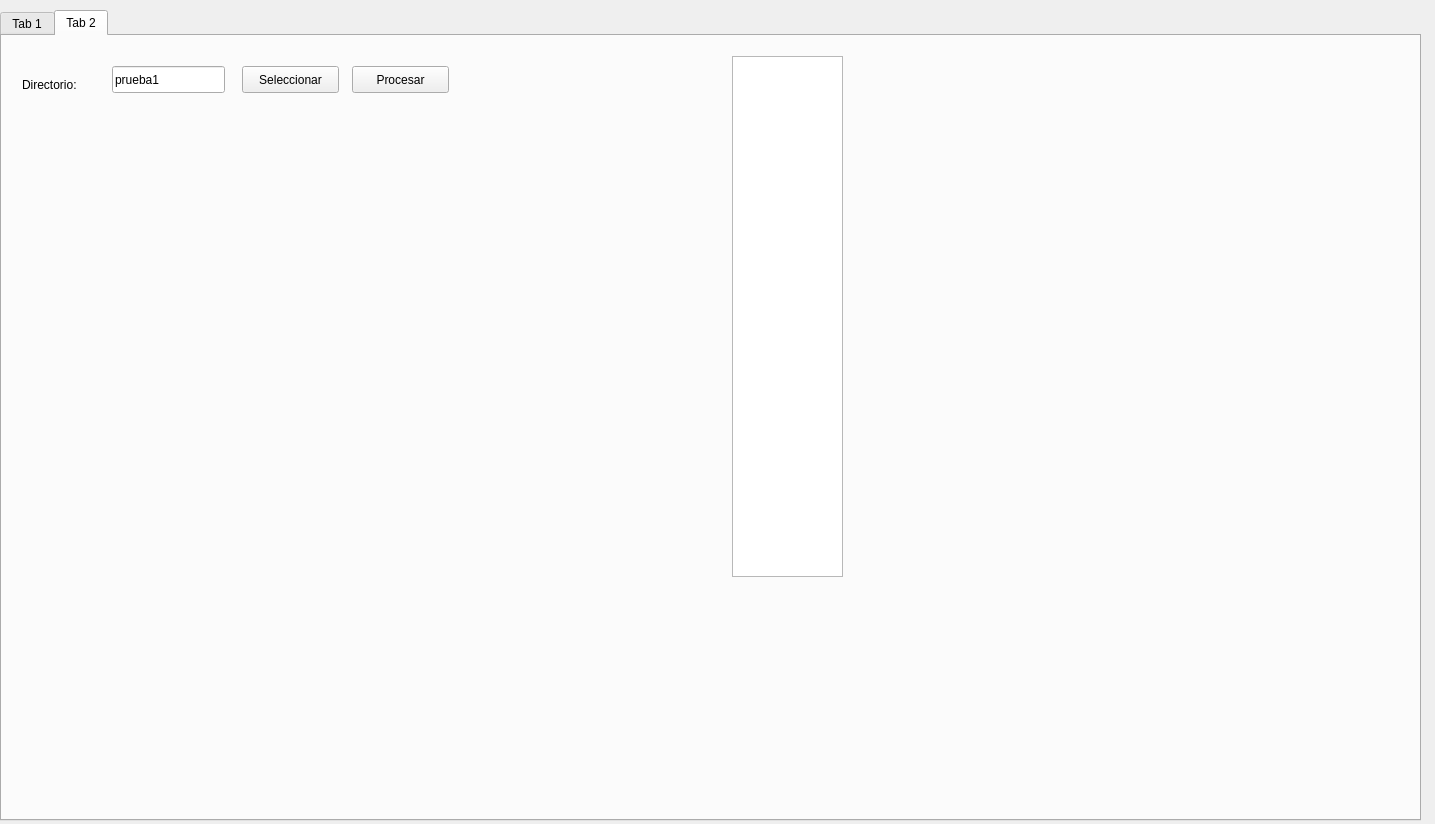
<?xml version="1.0" encoding="UTF-8"?>
<ui version="4.0">
 <class>Guetta</class>
 <widget class="QDialog" name="Guetta">
  <property name="geometry">
   <rect>
    <x>0</x>
    <y>0</y>
    <width>1435</width>
    <height>824</height>
   </rect>
  </property>
  <property name="windowTitle">
   <string>Guetta</string>
  </property>
  <widget class="QTabWidget" name="tabWidget">
   <property name="geometry">
    <rect>
     <x>0</x>
     <y>10</y>
     <width>1421</width>
     <height>811</height>
    </rect>
   </property>
   <property name="currentIndex">
    <number>1</number>
   </property>
   <widget class="QWidget" name="tab">
    <attribute name="title">
     <string>Tab 1</string>
    </attribute>
    <widget class="QTabWidget" name="tabWidget_2">
     <property name="geometry">
      <rect>
       <x>1150</x>
       <y>130</y>
       <width>261</width>
       <height>301</height>
      </rect>
     </property>
     <property name="currentIndex">
      <number>0</number>
     </property>
     <widget class="QWidget" name="tab_3">
      <attribute name="title">
       <string>Tab 1</string>
      </attribute>
      <widget class="QLabel" name="label_7">
       <property name="geometry">
        <rect>
         <x>40</x>
         <y>20</y>
         <width>211</width>
         <height>17</height>
        </rect>
       </property>
       <property name="text">
        <string>Máximo nº keypoints</string>
       </property>
      </widget>
      <widget class="QLineEdit" name="lineEdit_maxKeyPoints">
       <property name="geometry">
        <rect>
         <x>90</x>
         <y>50</y>
         <width>81</width>
         <height>27</height>
        </rect>
       </property>
      </widget>
      <widget class="QLineEdit" name="lineEdit__maxKeyPointsAlineamiento">
       <property name="geometry">
        <rect>
         <x>90</x>
         <y>120</y>
         <width>81</width>
         <height>27</height>
        </rect>
       </property>
      </widget>
      <widget class="QLabel" name="label_8">
       <property name="geometry">
        <rect>
         <x>10</x>
         <y>90</y>
         <width>281</width>
         <height>20</height>
        </rect>
       </property>
       <property name="text">
        <string>Máximo nº keypoints alienamiento</string>
       </property>
      </widget>
      <widget class="QLineEdit" name="lineEdit_maxDistancia">
       <property name="geometry">
        <rect>
         <x>90</x>
         <y>200</y>
         <width>81</width>
         <height>27</height>
        </rect>
       </property>
      </widget>
      <widget class="QLabel" name="label_9">
       <property name="geometry">
        <rect>
         <x>20</x>
         <y>170</y>
         <width>211</width>
         <height>17</height>
        </rect>
       </property>
       <property name="text">
        <string>Máx distancia emparejamiento</string>
       </property>
      </widget>
      <widget class="QPushButton" name="pushButton_cambiar">
       <property name="geometry">
        <rect>
         <x>80</x>
         <y>240</y>
         <width>97</width>
         <height>27</height>
        </rect>
       </property>
       <property name="text">
        <string>Cambiar</string>
       </property>
      </widget>
     </widget>
     <widget class="QWidget" name="tab_4">
      <attribute name="title">
       <string>Tab 2</string>
      </attribute>
     </widget>
    </widget>
    <widget class="QLabel" name="label">
     <property name="geometry">
      <rect>
       <x>1150</x>
       <y>20</y>
       <width>67</width>
       <height>17</height>
      </rect>
     </property>
     <property name="text">
      <string>Cloud1: </string>
     </property>
    </widget>
    <widget class="QRadioButton" name="radioButton_narf">
     <property name="geometry">
      <rect>
       <x>1150</x>
       <y>90</y>
       <width>116</width>
       <height>22</height>
      </rect>
     </property>
     <property name="text">
      <string>NARF</string>
     </property>
     <property name="checked">
      <bool>false</bool>
     </property>
    </widget>
    <widget class="QWidget" name="gridLayoutWidget">
     <property name="geometry">
      <rect>
       <x>0</x>
       <y>0</y>
       <width>1141</width>
       <height>791</height>
      </rect>
     </property>
     <layout class="QGridLayout" name="gridLayout">
      <property name="sizeConstraint">
       <enum>QLayout::SetMaximumSize</enum>
      </property>
     </layout>
    </widget>
    <widget class="QCheckBox" name="checkBox_acumular">
     <property name="geometry">
      <rect>
       <x>1190</x>
       <y>760</y>
       <width>97</width>
       <height>22</height>
      </rect>
     </property>
     <property name="text">
      <string>Acumular</string>
     </property>
    </widget>
    <widget class="QGroupBox" name="groupBox">
     <property name="geometry">
      <rect>
       <x>1150</x>
       <y>450</y>
       <width>231</width>
       <height>281</height>
      </rect>
     </property>
     <property name="title">
      <string>Selección</string>
     </property>
     <widget class="QLabel" name="label_6">
      <property name="geometry">
       <rect>
        <x>10</x>
        <y>220</y>
        <width>141</width>
        <height>17</height>
       </rect>
      </property>
      <property name="text">
       <string>Distancia descriptor:</string>
      </property>
     </widget>
     <widget class="QLabel" name="label_5">
      <property name="geometry">
       <rect>
        <x>10</x>
        <y>160</y>
        <width>101</width>
        <height>17</height>
       </rect>
      </property>
      <property name="text">
       <string>Distancia xyz:</string>
      </property>
     </widget>
     <widget class="QLineEdit" name="lineEdit_distanceDescriptor">
      <property name="geometry">
       <rect>
        <x>10</x>
        <y>240</y>
        <width>201</width>
        <height>27</height>
       </rect>
      </property>
     </widget>
     <widget class="QLineEdit" name="lineEdit_keyPoint1">
      <property name="geometry">
       <rect>
        <x>10</x>
        <y>60</y>
        <width>201</width>
        <height>27</height>
       </rect>
      </property>
     </widget>
     <widget class="QLabel" name="label_4">
      <property name="geometry">
       <rect>
        <x>10</x>
        <y>100</y>
        <width>67</width>
        <height>17</height>
       </rect>
      </property>
      <property name="text">
       <string>KeyPoint2</string>
      </property>
     </widget>
     <widget class="QLabel" name="label_3">
      <property name="geometry">
       <rect>
        <x>10</x>
        <y>40</y>
        <width>67</width>
        <height>17</height>
       </rect>
      </property>
      <property name="text">
       <string>KeyPoint1</string>
      </property>
     </widget>
     <widget class="QLineEdit" name="lineEdit_distanceXYZ">
      <property name="geometry">
       <rect>
        <x>10</x>
        <y>180</y>
        <width>201</width>
        <height>27</height>
       </rect>
      </property>
     </widget>
     <widget class="QLineEdit" name="lineEdit_keyPoint2">
      <property name="geometry">
       <rect>
        <x>10</x>
        <y>120</y>
        <width>201</width>
        <height>27</height>
       </rect>
      </property>
     </widget>
    </widget>
    <widget class="QRadioButton" name="radioButton_surf">
     <property name="geometry">
      <rect>
       <x>1280</x>
       <y>90</y>
       <width>71</width>
       <height>22</height>
      </rect>
     </property>
     <property name="text">
      <string>SURF</string>
     </property>
    </widget>
    <widget class="QRadioButton" name="radioButton_sift">
     <property name="geometry">
      <rect>
       <x>1220</x>
       <y>90</y>
       <width>61</width>
       <height>22</height>
      </rect>
     </property>
     <property name="text">
      <string>SIFT</string>
     </property>
     <property name="checked">
      <bool>true</bool>
     </property>
    </widget>
    <widget class="QComboBox" name="comboBox2">
     <property name="geometry">
      <rect>
       <x>1220</x>
       <y>40</y>
       <width>171</width>
       <height>27</height>
      </rect>
     </property>
    </widget>
    <widget class="QLabel" name="label_2">
     <property name="geometry">
      <rect>
       <x>1150</x>
       <y>50</y>
       <width>67</width>
       <height>17</height>
      </rect>
     </property>
     <property name="text">
      <string>Cloud2:</string>
     </property>
    </widget>
    <widget class="QComboBox" name="comboBox1">
     <property name="geometry">
      <rect>
       <x>1220</x>
       <y>10</y>
       <width>171</width>
       <height>27</height>
      </rect>
     </property>
    </widget>
   </widget>
   <widget class="QWidget" name="tab_2">
    <attribute name="title">
     <string>Tab 2</string>
    </attribute>
    <widget class="QLabel" name="label_10">
     <property name="geometry">
      <rect>
       <x>20</x>
       <y>40</y>
       <width>91</width>
       <height>17</height>
      </rect>
     </property>
     <property name="text">
      <string>Directorio:</string>
     </property>
    </widget>
    <widget class="QLineEdit" name="lineEdit_directorio">
     <property name="geometry">
      <rect>
       <x>110</x>
       <y>30</y>
       <width>113</width>
       <height>27</height>
      </rect>
     </property>
     <property name="text">
      <string>prueba1</string>
     </property>
    </widget>
    <widget class="QPushButton" name="pushButton_seleccionarDirectorio">
     <property name="geometry">
      <rect>
       <x>240</x>
       <y>30</y>
       <width>97</width>
       <height>27</height>
      </rect>
     </property>
     <property name="text">
      <string>Seleccionar</string>
     </property>
    </widget>
    <widget class="QTableView" name="tableView">
     <property name="geometry">
      <rect>
       <x>730</x>
       <y>20</y>
       <width>111</width>
       <height>521</height>
      </rect>
     </property>
    </widget>
    <widget class="QPushButton" name="pushButton_procesar">
     <property name="geometry">
      <rect>
       <x>350</x>
       <y>30</y>
       <width>97</width>
       <height>27</height>
      </rect>
     </property>
     <property name="text">
      <string>Procesar</string>
     </property>
    </widget>
    <widget class="QWidget" name="gridLayoutWidget_2">
     <property name="geometry">
      <rect>
       <x>10</x>
       <y>90</y>
       <width>661</width>
       <height>491</height>
      </rect>
     </property>
     <layout class="QGridLayout" name="gridLayout_2">
      <property name="sizeConstraint">
       <enum>QLayout::SetMaximumSize</enum>
      </property>
     </layout>
    </widget>
   </widget>
  </widget>
 </widget>
 <resources/>
 <connections/>
</ui>
